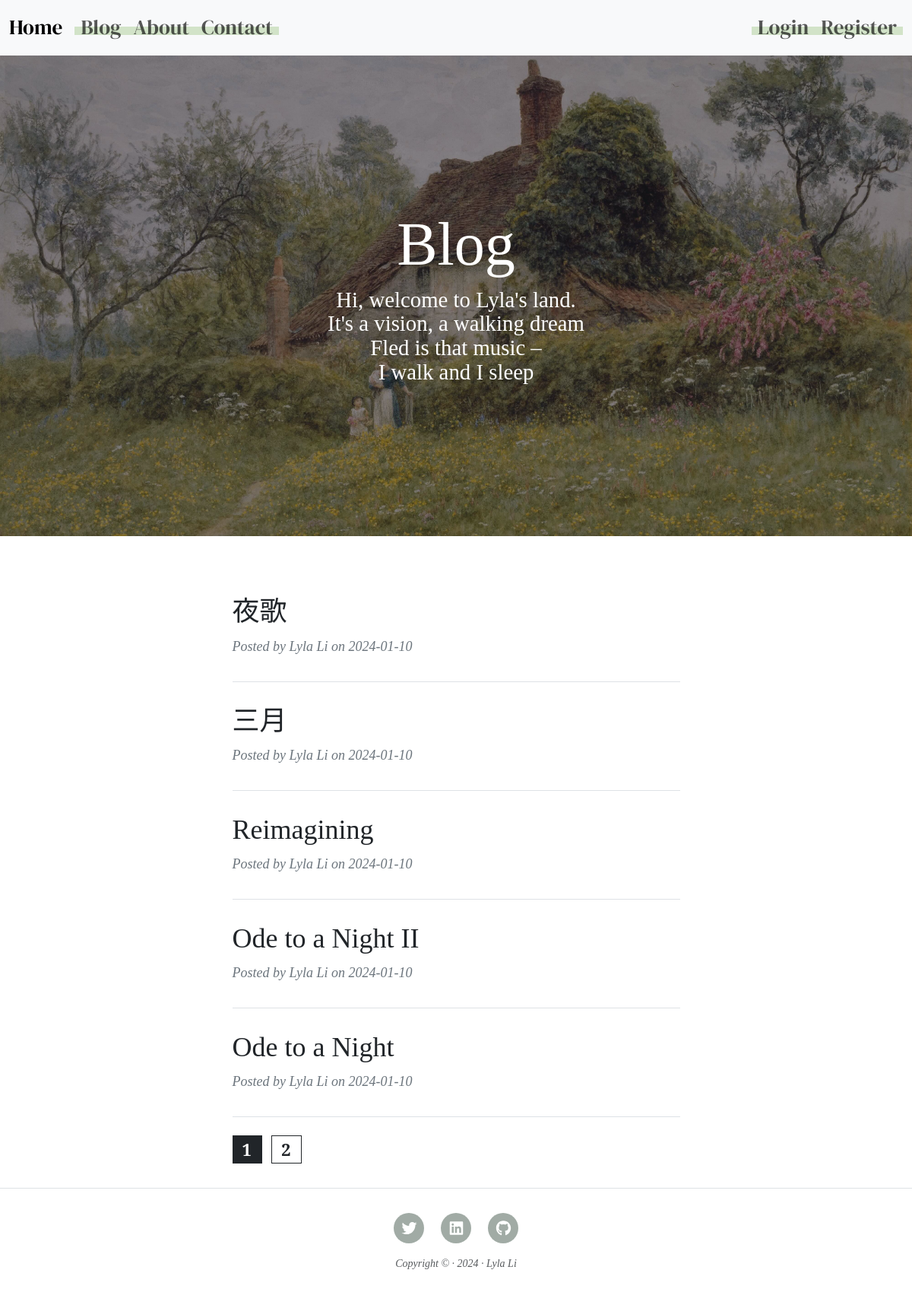
The page /posts on the database its author committed.
### main.py (models this page shows, shortened)
class Post(db.Model):
    __tablename__ = 'posts'
    id = db.Column(db.Integer, primary_key=True)
    title = db.Column(db.String(250), nullable=False)
    date = db.Column(db.DateTime, nullable=False, default=datetime.utcnow)
    body = db.Column(db.Text, nullable=False)
    img_url = db.Column(db.String(250))
    author_id = db.Column(db.Integer, db.ForeignKey('users.id'), nullable=False)
    author = relationship("User", back_populates="posts")
    comments = relationship("Comment", back_populates="parent_post")

class User(db.Model, UserMixin):
    __tablename__ = 'users'
    id = db.Column(db.Integer, primary_key=True)
    username = db.Column(db.String(100), nullable=False)
    email = db.Column(db.String(100), unique=True, nullable=False)
    password = db.Column(db.String(100), nullable=False)
    is_admin = db.Column(db.Boolean, default=False)  # admin flag
    posts = relationship("Post", back_populates="author")
    comments = relationship("Comment", back_populates="comment_author")

### main.py (the view)
@app.route("/posts")
def get_all_posts():
    page_index = request.args.get('page',1, type=int)
    all_posts = Post.query.order_by(Post.date.desc()).paginate(page=page_index, per_page=5)
    return render_template("all_posts.html", all_posts=all_posts)

### templates/all_posts.html (shortened to what this page needs)
{% extends "base.html" %}
    {% block head %}
        <link href="{{ url_for('static', filename = 'css/styles.css') }}" rel="stylesheet">
    {% endblock %}
    {% block body %}
      <header
        class="masthead"
        style="background-image: url('../static/images/posts/blog-bg.jpg')"
      >
        <div class="container position-relative px-4 px-lg-5">
          <div class="row gx-4 gx-lg-5 justify-content-center">
            <div class="col-md-10 col-lg-8 col-xl-7">
              <div class="site-heading">
                <h1>Blog</h1>
                <span class="subheading">Hi, welcome to Lyla's land.<br> It's a vision, a walking dream<br>
                  Fled is that music – <br>
                  I walk and I sleep</span>
              </div>
            </div>
          </div>
        </div>
      </header>
      <div class="container px-4 px-lg-5">
        <div class="row gx-4 gx-lg-5 justify-content-center">
          <div class="col-md-10 col-lg-8 col-xl-7">
      {% for post in all_posts %}
        <div class="post-preview">
          <a href="{{ url_for('get_post', post_id=post.id) }}">
            <h2 class="post-title">{{ post.title }}</h2>
          </a>
          <p class="post-meta">
            Posted by {{post.author.username}} on {{post.date.strftime("%Y-%m-%d") }}</p>
        </div>
        <hr class="my-4" />
      {% endfor %}
      {% for page_index in all_posts.iter_pages(left_edge=1, right_edge=1, left_current=1, right_current=2) %}
            {% if page_index %}
                {% if all_posts.page == page_index  %}
                    <a class="mb-2 me-2 btn btn-page btn-dark" href="{{ url_for('get_all_posts', page=page_index) }}">{{ page_index }}</a>
                {% else %}
                    <a class="mb-2 me-2 btn btn-page btn-outline-dark" href="{{ url_for('get_all_posts', page=page_index) }}">{{ page_index }}</a>
                {% endif %}
            {% else %}
                ...
            {% endif %}
      {% endfor %}
    </div>
  </div>
</div>
{% endblock%}

### static/css/base.css (style rules this page uses)
body { font-family: 'Cormorant Garamond', 'Noto Serif SC', serif; }
h1, h2, h4 { font-family: 'Young Serif', 'Noto Serif SC', serif; }

### static/css/styles.css (style rules this page uses)
hr { border-color: #dee2e6; opacity: 1; }
p { margin: 2rem 0; font-size: 150%; }
.btn { font-size: 18px; font-weight: 800; padding: 5px 15px; letter-spacing: 1px; font-family: 'Young Serif', serif; }
.btn-page { font-size:22px; font-weight: 800; padding: 1px 12px; border-radius: 0; }
.btn { letter-spacing: 0.0625em; }
header.masthead { position: relative; margin-bottom: 3rem; padding-top: calc(8rem + 57px); padding-bottom: 8rem; background: no-repeat center center; background-color: #6c757d; background-size: cover; background-attachment: scroll; }
header.masthead:before { content: ""; position: absolute; top: 0; left: 0; right: 0; bottom: 0; background-color: #212529; opacity: 0.5; }
header.masthead .page-heading, header.masthead .post-heading, header.masthead .site-heading { color: #fff; }
header.masthead .page-heading, header.masthead .site-heading { text-align: center; }
header.masthead .page-heading h1, header.masthead .page-heading .h1, header.masthead .site-heading h1, header.masthead .site-heading .h1 { font-size: 3rem; }
header.masthead .page-heading .subheading, header.masthead .site-heading .subheading { font-size: 1.8rem; font-weight: 500; line-height: 1.1; display: block; margin-top: 0.625rem; }
@media (min-width: 992px) { header.masthead { padding-top: 12.5rem; padding-bottom: 12.5rem; } }
@media (min-width: 992px) { header.masthead .page-heading h1, header.masthead .page-heading .h1, header.masthead .site-heading h1, header.masthead .site-heading .h1 { font-size: 5rem; } }
.post-preview > a { text-decoration: none; color: #212529; }
.post-preview > a > .post-title { font-size: 1.875rem; margin-top: 1.875rem; margin-bottom: 0.625rem; }
.post-preview > .post-meta { font-size: 1.125rem; font-style: italic; margin-top: 0; color: #6c757d; }
@media (min-width: 992px) { .post-preview > a > .post-title { font-size: 2.25rem; } }

### rows shown on the page
Post: title "夜歌", author.username "Lyla Li", date "2024-01-10"
Post: title "三月", author.username "Lyla Li", date "2024-01-10"
Post: title "Reimagining", author.username "Lyla Li", date "2024-01-10"
Post: title "Ode to a Night II", author.username "Lyla Li", date "2024-01-10"
Post: title "Ode to a Night", author.username "Lyla Li", date "2024-01-10"

### other values the page prints
{{ page_index }} "1"
{{ page_index }} "2"
